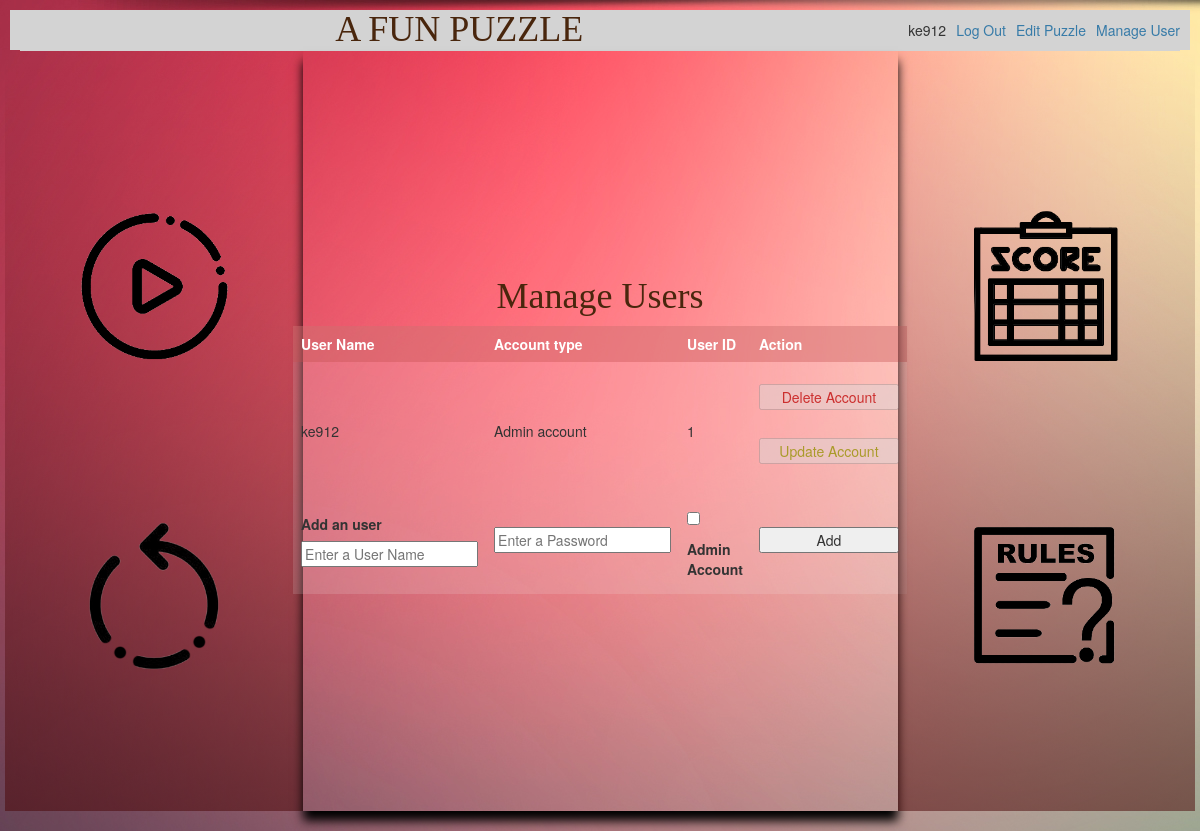
/manage (signed in), run on the app's committed database.
### tables this page shows
CREATE TABLE user (
  id INTEGER PRIMARY KEY AUTOINCREMENT,
  username TEXT UNIQUE NOT NULL,
  password TEXT NOT NULL,
  isadmin INTEGER NOT NULL

);

### flaskapp/play.py (the view, shortened to what this page needs)
@bp.route('/manage', methods=('GET', 'POST'))
@login_required
def manage():
    db = get_db()
    users = db.execute(
        'SELECT id, username, isadmin'
        ' FROM user '
        ' ORDER BY id DESC'
    ).fetchall()
    return render_template('play/manage.html', users=users)

### flaskapp/auth.py (called while the page is built)
@bp.before_app_request
def load_logged_in_user():
    user_id = session.get('user_id')
    if user_id is None:
        g.user = None
    else:
        g.user = get_db().execute(
            'SELECT * FROM user WHERE id = ?', (user_id,)
        ).fetchone()

def login_required(view):
    @functools.wraps(view)
    def wrapped_view(**kwargs):
        if g.user is None:
            return redirect(url_for('auth.login'))
        return view(**kwargs)
    return wrapped_view

### flaskapp/db.py (called while the page is built)
def get_db():
    if 'db' not in g:
        g.db = sqlite3.connect(
            current_app.config['DATABASE'],
            detect_types=sqlite3.PARSE_DECLTYPES
        )
        g.db.row_factory = sqlite3.Row
    return g.db

### flaskapp/templates/play/manage.html (shortened to what this page needs)
{% extends 'base.html' %}
{% block content %}
    {% if g.user['isadmin'] == 1 %}
    <div class="row">
      <div class="col-xs-12">
        <h1>{% block title %}Manage Users {% endblock %}</h1>
      </div>
      <div class="col-xs-12">
        <table id="scoreboard">
          <tr>
            <th>User Name</th>
            <th>Account type</th>
            <th>User ID</th>
            <th>Action</th>
          </tr>
          {% for user in users %}
          <tr>
            <td>{{ user[1] }}</td>
            {% if user[2] == 1 %}
            <td>Admin account</td>
            {% else %}
            <td>Normal account {{user[3]}}</td>
            {% endif %}
            <td>{{ user[0] }}</td>
            <td>
              {% if g.user['id'] != user['id'] %}
              <form action="{{ url_for('play.delete', id=user['id']) }}" method="post">
                <input class="danger actions" type="submit" value="Delete Account">
              </form>
              <form action="{{ url_for('play.changeaccounttype', id=user['id']) }}" method="post">
                <input class="warning actions" type="submit" value="Update Account">
              </form>
              {% else %}
              <form action="{{ url_for('play.delete', id=user['id']) }}" method="post">
                <input class="danger" type="submit" value="Delete Account" disabled>
              </form>
              <form action="{{ url_for('play.changeaccounttype', id=user['id']) }}" method="post">
                <input class="warning" type="submit" value="Update Account" disabled>
              </form>
              {% endif %}
            </td>
          </tr>
          {% endfor %}
          <tr>
            <form method="post">
              <td>
                <label for="username">Add an user</label>
                <input name="username" id="username" placeholder="Enter a User Name" required>
              </td>
              <td>
                <input type="password" name="password" id="password" placeholder="Enter a Password" required>
              </td>
              <td>
                <input type="checkbox" name="adminpass" id="adminpass" placeholder="" value="1">
                <label for="adminpass">Admin Account</label>
              </td>
              <td>
                <input type="submit" value="Add">
              </td>
            </form>
          </tr>
        </table>
      </div>
    </div>
    {% else %}
    <h1>Permission denied, Please contact admin to gain access.</h1>
    {% endif %}
{% endblock %}

### flaskapp/templates/base.html (shortened to what this page needs)
<!doctype html>
<link rel="stylesheet" href="https://maxcdn.bootstrapcdn.com/bootstrap/3.4.1/css/bootstrap.min.css">
<link rel="stylesheet" href="{{ url_for('static', filename='css/style.css') }}">
<nav>
  <h1>A FUN PUZZLE</h1>
  <ul>
    {% if g.user %}
      <li><span>{{ g.user['username'] }}</span>
      <li><a href="{{ url_for('auth.logout') }}">Log Out</a>
      {% if g.user['isadmin'] == 1 %}
      <li><a href="{{ url_for('play.edit') }}">Edit Puzzle</a>
      <li><a href="{{ url_for('play.manage') }}">Manage User</a>
      {% endif %}
    {% else %}
      <li><a href="{{ url_for('auth.register') }}">Register</a>
      <li><a href="{{ url_for('auth.login') }}">Log In</a>
    {% endif %}
  </ul>
</nav>
<section class="content">
  <header>
  </header>
  <div class="row" >
    <div class="col-sm-3 col-xs-12 centerdiv maindivs">
      <div class="row">
        <div class="col-sm-12 col-xs-6 btndiv">
          <a href="/play#play">
            <div class="play buttondiv">
            </div>
          </a>
        </div>
        <div class="col-sm-12 col-xs-6 btndiv">
          <a href="/restart">
            <div class="restart buttondiv">
            </div>
          </a>
        </div>
      </div>
    </div>
    <div class="col-sm-6 col-xs-12 gamediv maindivs" id="play">
  {% block content %}
  {% endblock %}
</div>
<div class="col-sm-3 col-xs-12 centerdiv maindivs">
  <div class="row">
    <div class="col-sm-12 col-xs-6 btndiv">
      <a href="/score">
        <div class="score buttondiv">
        </div>
      </a>
    </div>
    <div class="col-sm-12 col-xs-6 btndiv">
      <a href="/rules">
        <div class="rules buttondiv">
        </div>
      </a>
    </div>
  </div>
</div>
</div>
</section>

### flaskapp/static/css/style.css (style rules this page uses)
.gamediv { height: 95vh; display: flex; display: -webkit-flex; justify-content: center; align-items: center; transition: 0.3s; box-shadow: 0px 10px 10px rgb(0, 0, 0); }
.centerdiv { height: 95vh; display: flex; justify-content: center; background: linear-gradient(rgba(0, 0, 0, 0.0), rgba(72, 2, 2, 0.5)); }
.btndiv { display: flex; justify-content: center; }
.buttondiv { margin-top: 20vh; margin-left: 20px; margin-right: 20px; height: 150px; width: 150px; background-repeat: no-repeat; background-size: contain; transition: 0.3s; }
.play { background-image: url("pics/play.png"); }
.restart { background-image: url("pics/restart.png"); }
.score { background-image: url("pics/score.png"); }
.rules { background-image: url("pics/rules.png"); }
table { border-collapse: collapse; width: 100%; }
th, td { text-align: left; padding: 8px; }
tr:nth-child(even) { background-color: #f2f2f226 }
tr:nth-child(odd) { background-color: #f8f8f846 }
th { background-color: #aa040442; color: white; }
h1 { font-family: cursive; text-align: center; font-family: serif; color: #49260d; margin: 1rem 0; }
a { color: #377ba8; }
nav { width: 100%; background: lightgray; display: flex; align-items: center; padding: 0 0.5rem; }
nav h1 { flex: auto; margin: 0; }
nav ul { display: flex; list-style: none; margin: 0; padding: 0; }
nav ul li a, nav ul li span, header .action { display: block; padding: 0.5rem; }
.content { padding: 0 1rem 1rem; }
.content>header { border-bottom: 1px solid lightgray; display: flex; align-items: flex-end; }
.content:last-child { margin-bottom: 0; }
.content form { margin: 1em 0; display: flex; flex-direction: column; }
.content label { font-weight: bold; margin-bottom: 0.5em; }
.content input, .content textarea { margin-bottom: 1em; }
input.danger { color: #cc2f2e; }
input.warning { color: #aa9b2a; }
input[type=submit] { align-self: start; min-width: 10em; }

### data on the page
user: user.username "ke912", username "ke912", isadmin "Admin account", id "1"
